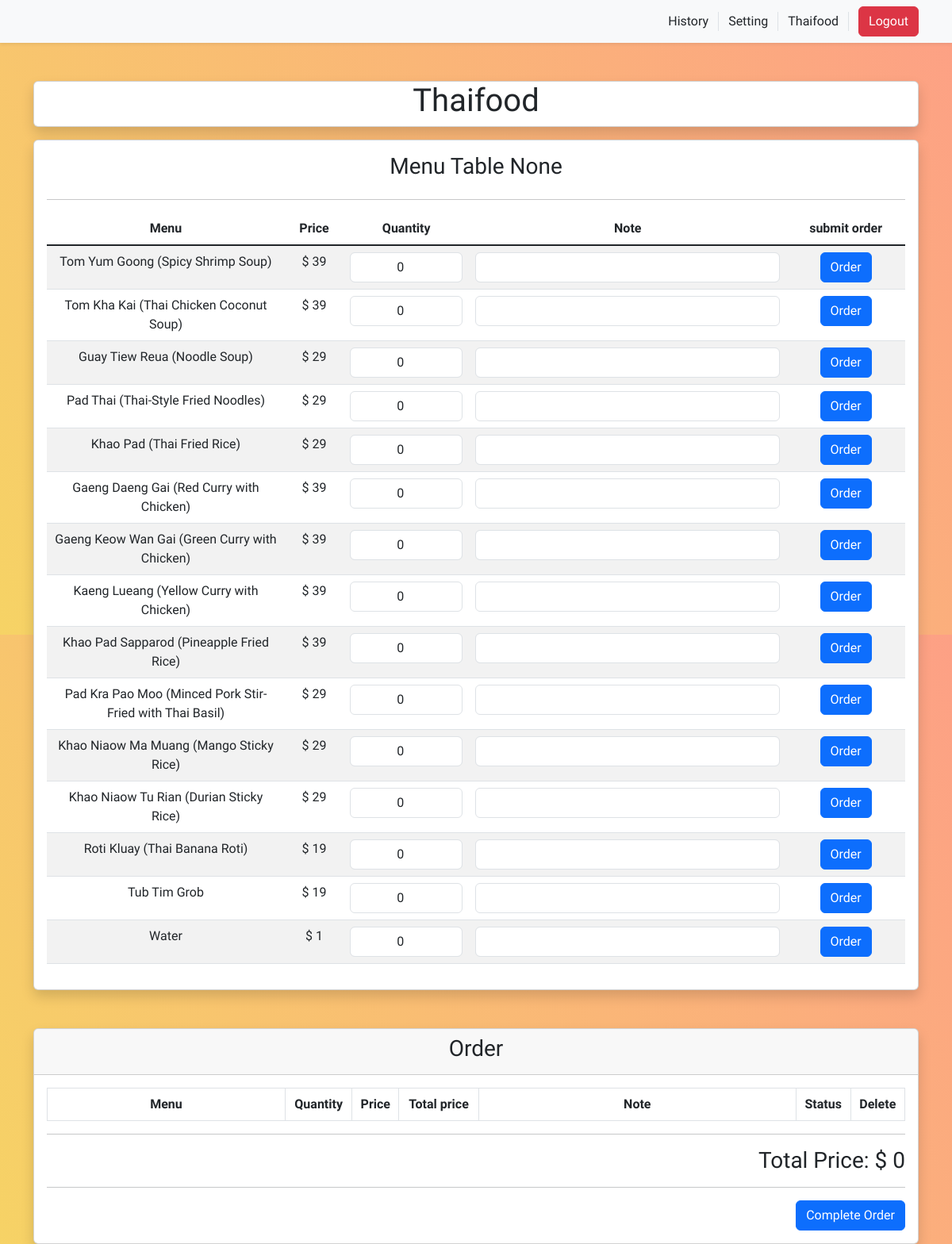
/menu (signed in), run on the app's committed database.
### tables this page shows
CREATE TABLE items (
    id INTEGER PRIMARY KEY AUTOINCREMENT,
    user_id INTEGER NOT NULL,
    name VARCHAR(255) NOT NULL,
    price INTEGER NOT NULL,
    status INTEGER NOT NULL
);

### app.py (the view)
@app.route('/menu', methods=['GET'])
def menu():
    if not session.get('user_id'):
        return redirect(url_for('login'))
    table = request.args.get('table')
    rows = db.execute('SELECT id,name,price FROM items WHERE user_id=? AND status=?', (session['user_id'], 1))
    items = rows.fetchall()
    rows = db.execute('SELECT orders.id,items.name,items.price,orders.quantity,orders.comment,orders.status FROM orders INNER JOIN items ON orders.item_id=items.id WHERE orders.user_id=? AND table_name=? AND orders.status <= 2', (session['user_id'],table))
    orders = rows.fetchall()
    total = 0
    for order in orders:
        total += order[2] * order[3]
    return render_template('menu.html',table=table, items=items, orders=orders, total=total)

### templates/menu.html (shortened to what this page needs)
{% extends 'layout.html' %}
{% block classbody %}
  class="menu"
{% endblock %}
{% block main %}
  <div class="container">
    <div class="card mt-5 text-center shadow">
      <h1>{{ session.get('name') }}</h1>
    </div>
    <div class="card mt-3 text-center p-3 shadow">
      <div>
        <h3>Menu Table {{ table }}</h3>
      </div>
      <hr />
      <table class="table table-striped">
        <thead>
          <tr class="fw-bold">
            <td style="width: 300px;">Menu</td>
            <td>Price</td>
            <td>Quantity</td>
            <td style="width: 400px;">Note</td>
            <td>submit order</td>
          </tr>
        </thead>
        <tbody class="table-group-divider">
          {% for item in items %}
            <tr>
              <form action="/order" method="post">
                <td>{{ item[1] }}</td>
                <td>$ {{ item[2] }}</td>
                <td>
                  <input type="number" name="quantity" id="{{ item[0] }}" class="form-control text-center" value="0" min="0" max="10" />
                </td>
                <td>
                  <input type="text" class="form-control" name="comment" />
                </td>
                <td>
                  <button type="submit" class="btn btn-primary">Order</button>
                </td>
              </form>
            </tr>
          {% endfor %}
        </tbody>
      </table>
    </div>
    <div class="card my-5 text-center shadow">
      <div class="card-header">
        <h3>Order</h3>
      </div>
      <div class="card-body">
        <table class="table table-striped table-bordered">
          <thead>
            <tr class="fw-bold">
              <td style="width: 300px;">Menu</td>
              <td>Quantity</td>
              <td>Price</td>
              <td>Total price</td>
              <td style="width: 400px;">Note</td>
              <td>Status</td>
              <td>Delete</td>
            </tr>
          </thead>
        </table>
        <hr>
        <div class="text-end">
          <h3>Total Price: $ {{ total }}</h3>
        </div>
        <hr>
        <div class="text-end">
          <form action="/bill" method="post">
            <button type="submit" class="btn btn-primary">Complete Order</button>
          </form>
        </div>
    </div>
  </div>
{% endblock %}

### static/style.css (style rules this page uses)
* { margin: 0; padding: 0; box-sizing: border-box; }
body { font-family: "Kanit", sans-serif; height: 100vh; }
.menu { background-color: #f6d365; background-image: linear-gradient(60deg, #f6d365 0%, #fda085 100%); }

### data on the page
items: name "Tom Yum Goong (Spicy Shrimp Soup)", price "39"
items: name "Tom Kha Kai (Thai Chicken Coconut Soup)", price "39"
items: name "Guay Tiew Reua (Noodle Soup)", price "29"
items: name "Pad Thai (Thai-Style Fried Noodles)", price "29"
items: name "Khao Pad (Thai Fried Rice)", price "29"
items: name "Gaeng Daeng Gai (Red Curry with Chicken)", price "39"
items: name "Gaeng Keow Wan Gai (Green Curry with Chicken)", price "39"
items: name "Kaeng Lueang (Yellow Curry with Chicken)", price "39"
items: name "Khao Pad Sapparod (Pineapple Fried Rice)", price "39"
items: name "Pad Kra Pao Moo (Minced Pork Stir-Fried with Thai Basil)", price "29"
items: name "Khao Niaow Ma Muang (Mango Sticky Rice)", price "29"
items: name "Khao Niaow Tu Rian (Durian Sticky Rice)", price "29"
items: name "Roti Kluay (Thai Banana Roti)", price "19"
items: name "Tub Tim Grob", price "19"
items: name "Water", price "1"

### other printed values
{{ session.get('name') }} "Thaifood"
{{ table }} "None"
{{ total }} "0"
